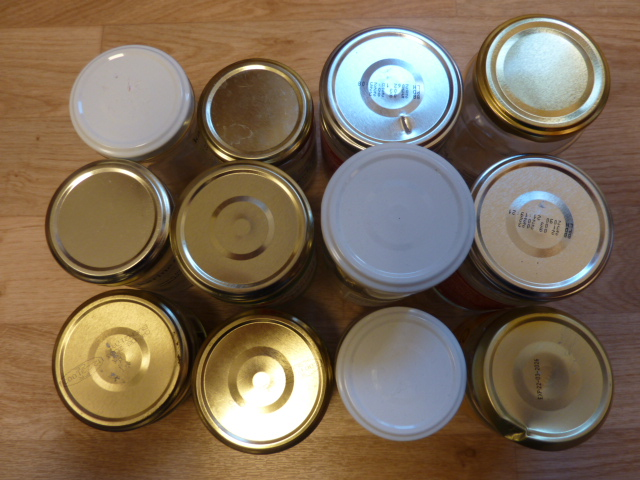
#> input picture dataset/p1.JPG, 640 x 480 px
$ python -i preprocessing.py   (imports and definitions only)
#> lines starting #> are read from the running program, lines starting #| are printed output that depends on the picture
#> further down, picture is the input picture: shape (480, 640, 3); mean B, G, R 87.7, 107.7, 124.7
"""
preprocessing.py
----------------
ฟังก์ชันประมวลผลภาพด้วย OpenCV สำหรับระบบตรวจจับตำหนิฝาขวด (Jar Lid Defect Detection)

ประกอบด้วย
- การอ่านภาพจากไฟล์ / bytes (ที่อัปโหลดผ่าน Streamlit)
- การปรับภาพก่อนตรวจจับ (Image Enhancement) : ปรับความสว่าง/คอนทราสต์, CLAHE,
  ลด Noise, เพิ่มความคมชัด, ลดแสงสะท้อน
- Letterbox : ย่อ/ขยายภาพให้เป็นขนาดที่โมเดล YOLOv7 ต้องการ (640x640) โดยคงอัตราส่วนภาพ
- การแปลงภาพเป็น Tensor สำหรับป้อนเข้าโมเดล
"""

from __future__ import annotations

import cv2
import numpy as np


# ---------------------------------------------------------------------------
# อ่านภาพ
# ---------------------------------------------------------------------------
# [15 lines left out: functions read_image, read_image_bytes, not called in this run]


def bgr_to_rgb(img: np.ndarray) -> np.ndarray:
    return cv2.cvtColor(img, cv2.COLOR_BGR2RGB)


# ---------------------------------------------------------------------------
# Image Enhancement (ทางเลือก ก่อนส่งเข้าโมเดล)
# ---------------------------------------------------------------------------
def adjust_brightness_contrast(img: np.ndarray, brightness: int = 0, contrast: float = 1.0) -> np.ndarray:
    """ปรับความสว่าง (beta) และคอนทราสต์ (alpha): out = alpha*img + beta"""
    return cv2.convertScaleAbs(img, alpha=contrast, beta=brightness)


def apply_clahe(img: np.ndarray, clip_limit: float = 2.0, tile: int = 8) -> np.ndarray:
    """
    CLAHE (Contrast Limited Adaptive Histogram Equalization) บนช่อง L ของ LAB
    ช่วยให้ภาพที่แสงไม่สม่ำเสมอเห็นรอยบุบ/รอยขีดข่วนบนฝาชัดขึ้น โดยไม่ทำให้สีเพี้ยน
    """
#> called with clip_limit = 2, tile = 8
    lab = cv2.cvtColor(img, cv2.COLOR_BGR2LAB)
#> lab: shape (480, 640, 3); mean of channels 0, 1, 2 117.5, 132.9, 142.2
    l, a, b = cv2.split(lab)
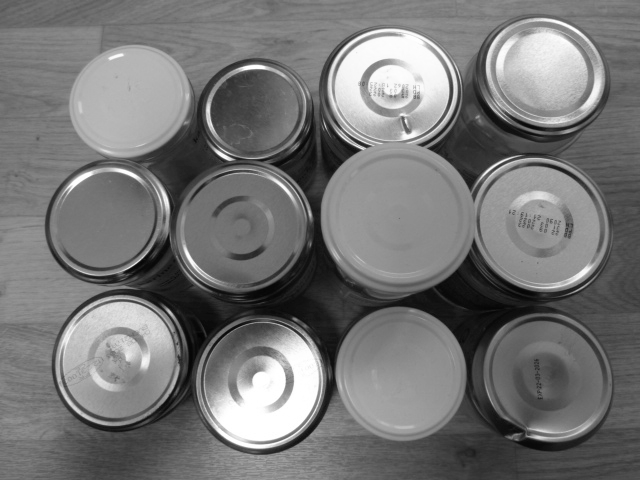
#> l: shape (480, 640); min 2, max 255, mean 117.5
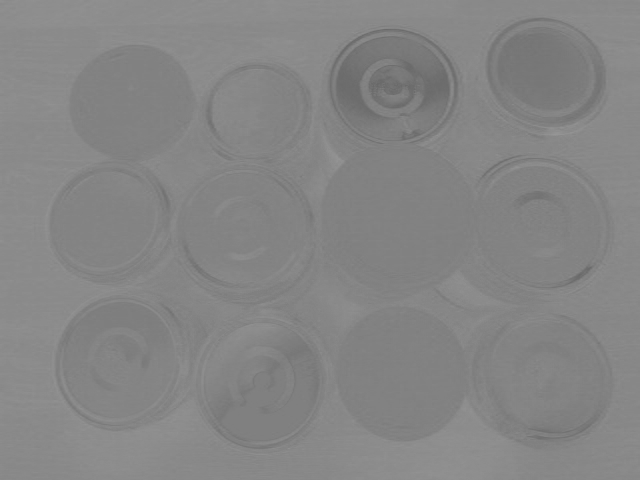
#> a: shape (480, 640); min 104, max 150, mean 132.9
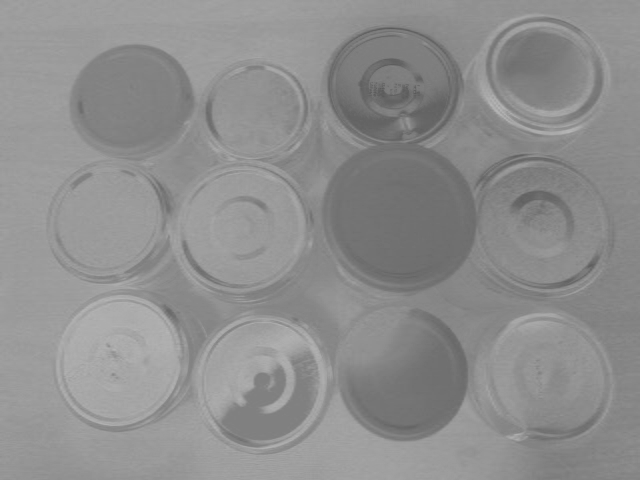
#> b: shape (480, 640); min 90, max 181, mean 142.2
    clahe = cv2.createCLAHE(clipLimit=clip_limit, tileGridSize=(tile, tile))
    l = clahe.apply(l)
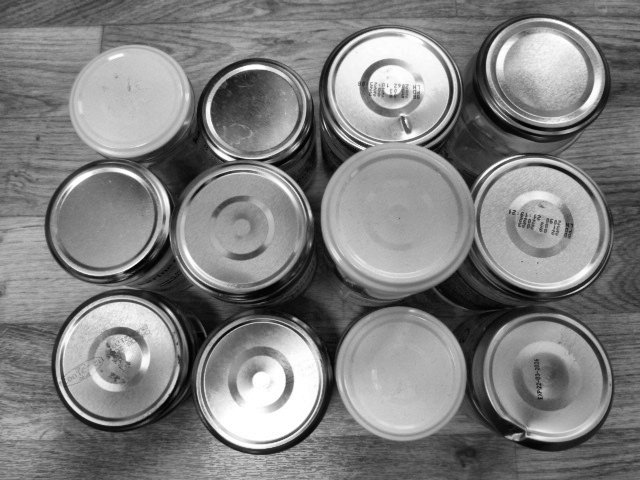
#> l: shape (480, 640); min 1, max 255, mean 127.5
    return cv2.cvtColor(cv2.merge((l, a, b)), cv2.COLOR_LAB2BGR)
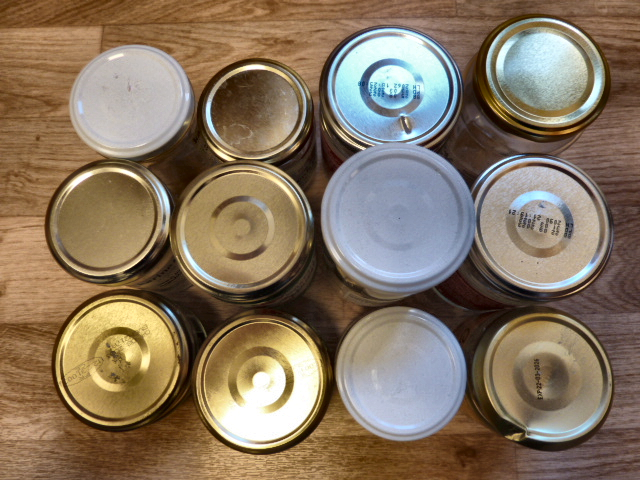
#> returned value: shape (480, 640, 3); mean B, G, R 97.6, 117.9, 135.2


# [77 lines left out: functions denoise, sharpen, reduce_glare, enhance, letterbox, to_tensor_input, not called in this run]

>>> import cv2
>>> picture = cv2.imread('../dataset/p1.JPG')
>>> result = apply_clahe(picture)

$ run again, on dataset/p100.JPG
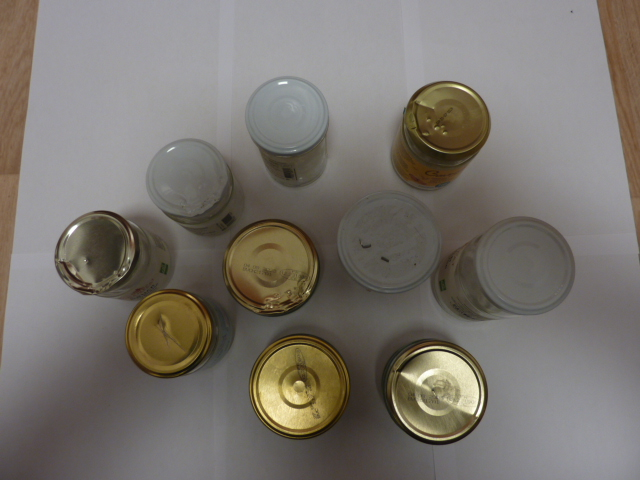
#> input picture dataset/p100.JPG, 640 x 480 px
#> picture is the input picture: shape (480, 640, 3); mean B, G, R 110, 116.4, 121.4
#> lab: shape (480, 640, 3); mean of channels 0, 1, 2 124.8, 129.1, 132.5
#> in apply_clahe, `l, a, b = cv2.split(lab)`:
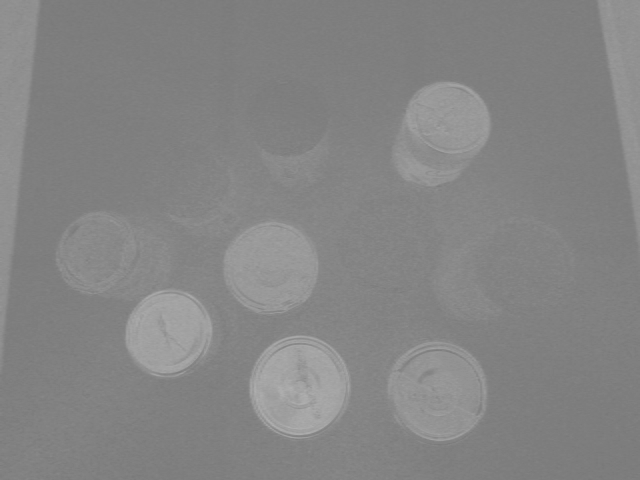
#> b: shape (480, 640); min 121, max 176, mean 132.5
#> in apply_clahe, `return cv2.cvtColor(cv2.merge((l, a, b)), cv2.COLOR_LAB2BGR)`:
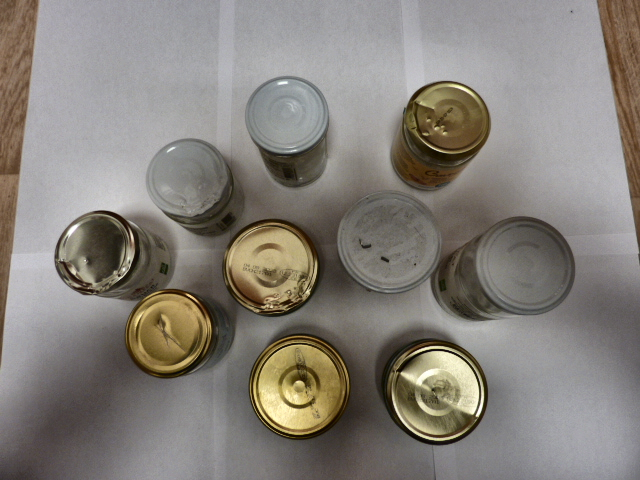
#> returned value: shape (480, 640, 3); mean B, G, R 122, 128.7, 133.9

$ run again, on dataset/p101.JPG
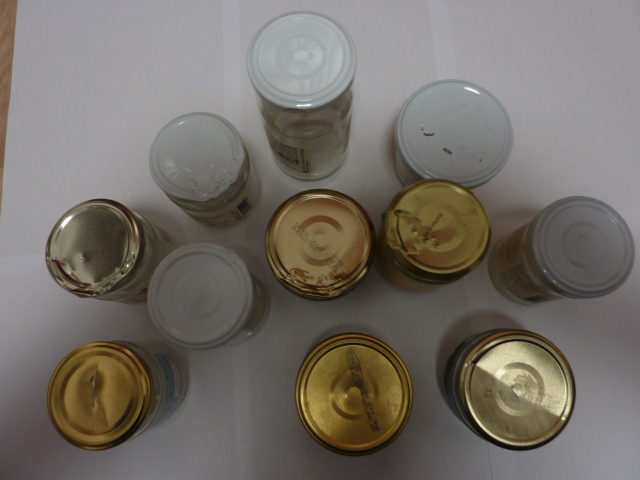
#> input picture dataset/p101.JPG, 640 x 480 px
#> picture is the input picture: shape (480, 640, 3); mean B, G, R 104, 111.4, 116.6
#> lab: shape (480, 640, 3); mean of channels 0, 1, 2 119.4, 129.1, 133.2
#> in apply_clahe, `l, a, b = cv2.split(lab)`:
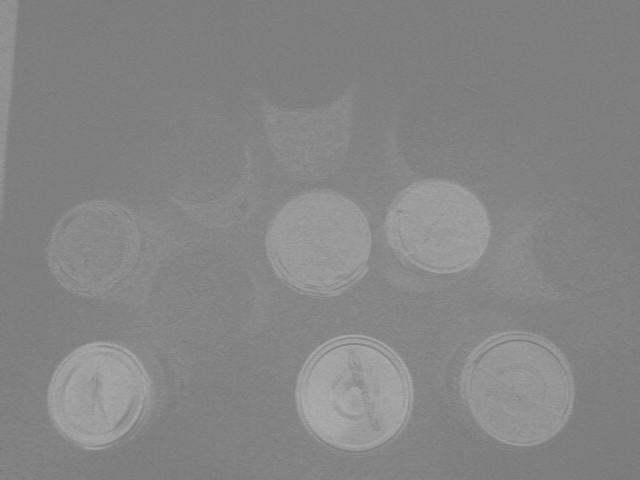
#> b: shape (480, 640); min 119, max 173, mean 133.2
#> in apply_clahe, `return cv2.cvtColor(cv2.merge((l, a, b)), cv2.COLOR_LAB2BGR)`:
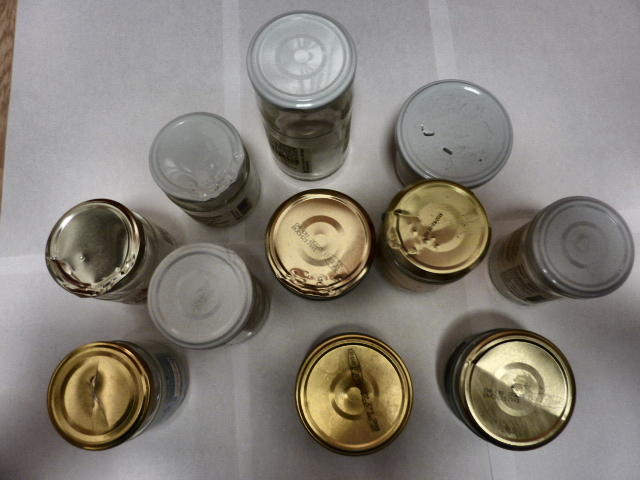
#> returned value: shape (480, 640, 3); mean B, G, R 119.7, 127.5, 133
